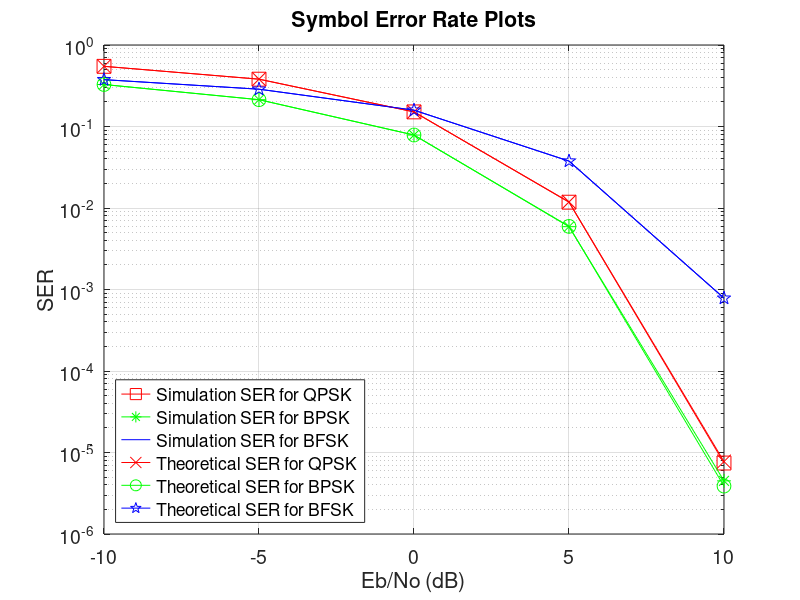
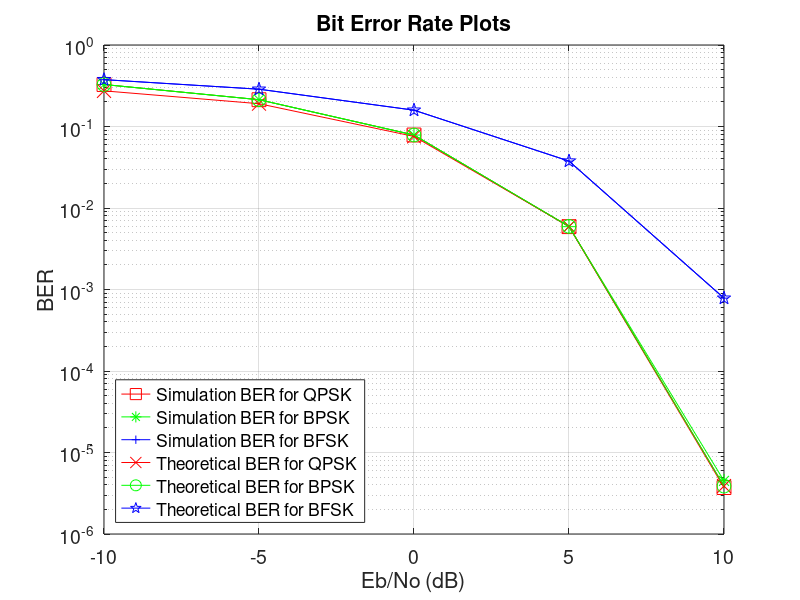

MATLAB code to generate these figures, in order:
clear;clc;
err_min=100;            % Minimum number of errors to proceed for a specified SNR level and modulation scheme
sim_lim = 20;           % Minimum number of simulations to average over for a specified SNR level and modulation scheme
bpsk_sym = [-1,1];      % Baseband BPSK symbols
qpsk_sym = pskmod(0:3,4,pi/4); % Baseband QPSK symbols
qpsk_bits =[0,0;0,1;1,1;1,0];  % Gray coded bits corresponding to each QPSK symbol
bfsk_sym = [1,1i];             % Baseband BFSK symbols
SNR_increment = 5;
SNR_start = -10;
SNR_int = SNR_start:SNR_increment:10;            % SNR levels
errs_store = zeros(3,length(SNR_int),2);     % Placeholder matrix to store errors for each SNR level and modulation scheme
ber = zeros(length(SNR_int),1);              % Placeholder array to store BER of QPSK
seq_len = 1e5;                 % Number of generated symbols for each simulation
for modulation =1:3            % i=1 --> QPSK, i=2 --> BPSK, i=3 --> BFSK
    for snr=SNR_int
        snr_index = snr/SNR_increment-SNR_start/SNR_increment+1;
        err_check = true;
        if(modulation==1)
            sim_num = 0;
            noise_variance = 1/(2*2*10.^(snr/10));      % Converted Eb/No to Es/No since Es = 1, then divided by 2 to have No/2
            while ((err_check==true || sim_num <= sim_lim))
                sim_num = sim_num + 1;
                info_seq = randi([0,3],seq_len,1);
                info_bits = qpsk_bits(info_seq+1,:);
                info_bits2 = info_bits';
                info_bits3 = info_bits2(:);
                four_sym_seq = conj(qpsk_sym(info_seq+1)');
                four_sym_seq = four_sym_seq + sqrt(noise_variance).*(randn(seq_len,1)+1i.*randn(seq_len,1));
                four_sym_seq = repmat(four_sym_seq,[1,4]);
                norms = abs(four_sym_seq-repmat(qpsk_sym,[seq_len,1]));
                [~,detected] = min(norms,[],2); % Maximum Likelihood detection rule due to uniformly generated info bits
                detected = detected-1;
                err = length(find(detected~=info_seq));
                detected_bits = qpsk_bits(detected+1,:);
                detected_bits2 = detected_bits';
                detected_bits3 = detected_bits2(:);
                ber_temp = length(find(detected_bits3~=info_bits3));
                ber(snr_index) = ber(snr_index) + ber_temp;
                errs_store(modulation,snr_index,1)=errs_store(modulation,snr_index,1)+err;
                if(errs_store(modulation,snr_index,1)>100),err_check=false;end
            end
            errs_store(modulation,snr_index,2)=sim_num;
        else
            noise_variance = 1/(2*10.^(snr/10));
            err_check=true;
            sim_num=0;
            while (err_check==true || sim_num <= sim_lim)
                sim_num = sim_num + 1;
                info_seq = randi([0,1],seq_len,1);
                if(modulation==2)
                    sym_seq = bpsk_sym(info_seq+1)';
                    sym_seq = sym_seq + sqrt(noise_variance).*randn(seq_len,1);
                    detected = sym_seq>0;
                else
                    sym_seq = conj(bfsk_sym(info_seq+1)');
                    sym_seq = sym_seq+sqrt(noise_variance).*(randn(seq_len,1)+1i.*randn(seq_len,1));
                    sym_seq = repmat(sym_seq,[1,2]);
                    norms = abs(sym_seq-repmat(bfsk_sym,[seq_len,1]));
                    [~,detected] = min(norms,[],2);
                    detected = detected-1;                    
                end
                err = length(find(detected~=info_seq));
                errs_store(modulation,snr_index,1)=errs_store(modulation,snr_index,1)+err;
                if(errs_store(modulation,snr_index,1)>100),err_check=false;end           
            end
            errs_store(modulation,snr_index,2)=sim_num;
        end
    end
end
err_store = errs_store(:,:,1)./errs_store(:,:,2)./seq_len;
ber = ber'./errs_store(1,:,2)./seq_len./2;
EbNo = 10.^(SNR_int./10);
theoretical_symbol_error_qpsk = 2.*qfunc(sqrt(2.*EbNo)).*(1-0.5.*qfunc(sqrt(2.*EbNo)));
theoretical_bit_error_bpsk = qfunc(sqrt(2.*EbNo));
theoretical_bit_error_bfsk = qfunc(sqrt(EbNo));
semilogy(SNR_int,err_store(1,:),'r-s','MarkerSize',10);hold on;xlabel('Eb/No (dB)');ylabel('SER');grid on;
semilogy(SNR_int,err_store(2,:),'g-*','MarkerSize',10);title('Symbol Error Rate Plots');xticks(-10:5:10);
semilogy(SNR_int,err_store(3,:),'b');
semilogy(SNR_int,theoretical_symbol_error_qpsk,'r-x','MarkerSize',10);
semilogy(SNR_int,theoretical_bit_error_bpsk,'g-o','MarkerSize',10);
semilogy(SNR_int,theoretical_bit_error_bfsk,'b-p','MarkerSize',10);
legend('Simulation SER for QPSK','Simulation SER for BPSK','Simulation SER for BFSK',...
    'Theoretical SER for QPSK','Theoretical SER for BPSK','Theoretical SER for BFSK','Location','southwest');
set(gca,'FontSize',14);
figure,
semilogy(SNR_int,ber,'r-s','MarkerSize',10);hold on;xlabel('Eb/No (dB)');ylabel('BER');grid on;
semilogy(SNR_int,err_store(2,:),'g-*','MarkerSize',10);title('Bit Error Rate Plots');xticks(-10:5:10);
semilogy(SNR_int,err_store(3,:),'b-+');
semilogy(SNR_int,theoretical_symbol_error_qpsk./2,'r-x','MarkerSize',10);
semilogy(SNR_int,theoretical_bit_error_bpsk,'g-o','MarkerSize',10);
semilogy(SNR_int,theoretical_bit_error_bfsk,'b-p','MarkerSize',10);
legend('Simulation BER for QPSK','Simulation BER for BPSK','Simulation BER for BFSK',...
    'Theoretical BER for QPSK','Theoretical BER for BPSK','Theoretical BER for BFSK','Location','southwest');
set(gca,'FontSize',14);
